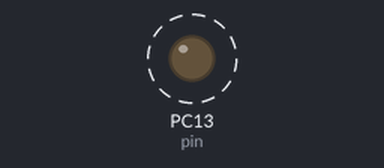
Simulated run of this sketch. Board: STM32 Blue Pill. Shown: output pins drawn as LEDs (lit = HIGH). Dashed ring = blinking.

Above: at 0.2 s.
Timing chart, 0 to 3.0 s (numbered marks = the images above):
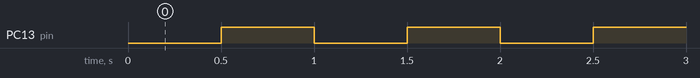

The sketch:

timer_example.ino
```cpp
#define pin LED_BUILTIN
TIM_TypeDef *Instance = TIM2;
HardwareTimer *MyTim = new HardwareTimer(Instance);
int potenciometro;
int tempo=500000;

void setup()
{
  pinMode(pin, OUTPUT);

  MyTim->setMode(2, TIMER_OUTPUT_COMPARE);
  MyTim->setOverflow(tempo, MICROSEC_FORMAT);
  MyTim->attachInterrupt(Update_IT_callback);
  MyTim->resume();
}

void loop()
{
  //potenciometro = analogRead(PA1);
  //tempo=map(potenciometro,10,1023,100000,100);
  //MyTim->setOverflow(tempo, MICROSEC_FORMAT);
}

void Update_IT_callback()
{
  digitalWrite(pin, !digitalRead(pin));
}
```

Measured:
- by itself, PC13 (pin): alternates HIGH for 0.50 s and LOW for 0.50 s
